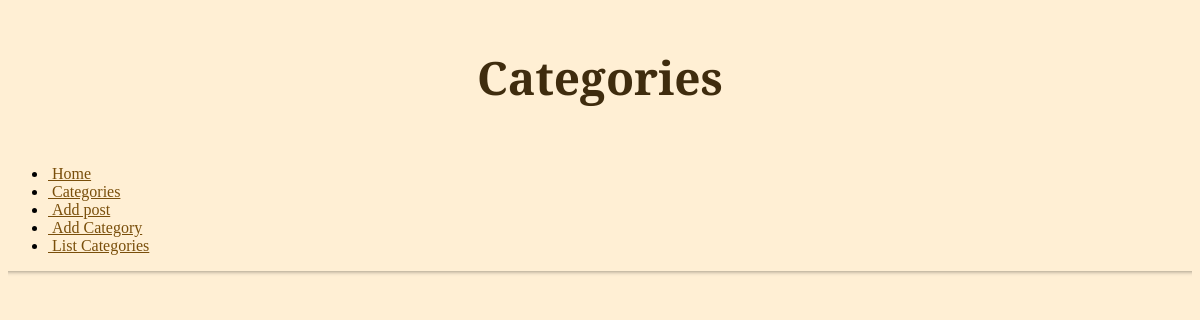
The page /category.php?id=11 on the database as committed earlier.
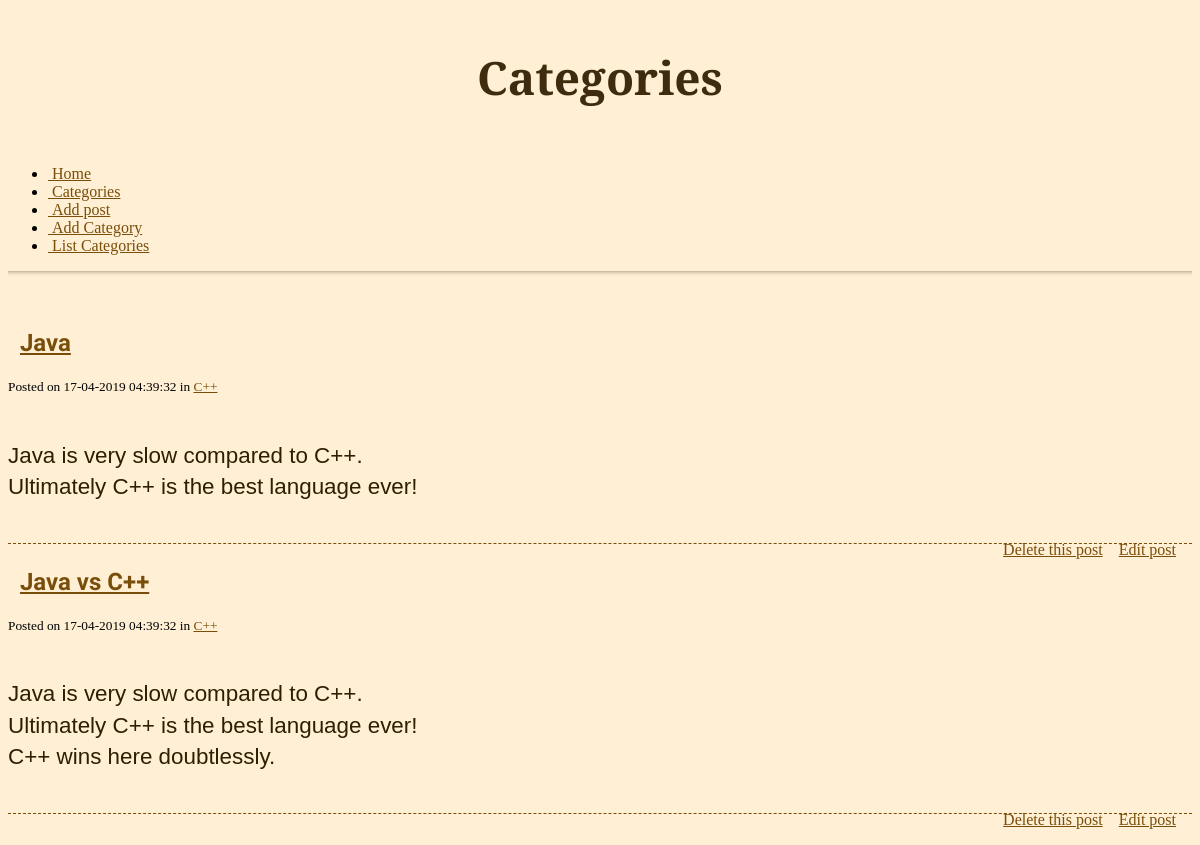
The same page on the database as committed later.
### tables this page shows
CREATE TABLE `posts` (
  `id` int(6) NOT NULL AUTO_INCREMENT,
  `cat_id` int(3) NOT NULL,
  `title` varchar(255) NOT NULL,
  `contents` text NOT NULL,
  `date_posted` datetime NOT NULL,
  PRIMARY KEY (`id`)
);

### resources/func/blog.php (called while the page is built, shortened)
<?php
function get_posts($id = null, $cat_id = null) {
	$conn = mysqli_connect('localhost', 'root', 'root','blog');
	$posts = array();
	$query = "SELECT posts.id AS post_id, categories.id AS category_id, title, contents, date_posted, categories.name FROM posts INNER JOIN categories ON categories.id = posts.cat_id ";
	if (isset($cat_id) ){
		$cat_id = (int) $cat_id;
		$query .= " WHERE `cat_id` = {$cat_id}";
	}
	$query .= " ORDER BY `posts` . `id` DESC";
	$resultSet = mysqli_query($conn,$query);
	while ($row = mysqli_fetch_assoc($resultSet) ) {
		$posts[] = $row;
	}
	return $posts;
}
function fun_get_category($id = null){
	$category = '';
	$conn = mysqli_connect('localhost', 'root', 'root', 'blog');
	$resultSet = mysqli_query($conn, " SELECT name FROM categories where `id` = ${id}");
	while ($row = mysqli_fetch_assoc($resultSet)) {
		$category .= $row['name'];
	}
	return $category;
}

### category.php (the view, shortened to what this page needs)
<?php
include_once('resources/init.php');
if(empty($_GET)){
	header('location: category_list.php');
}
else{
	$posts = get_posts(null, $_GET['id']);
	$cat = fun_get_category($_GET['id']);
}
?>
<!DOCTYPE html>
<html lang="en">
<head>
	<?php include "includes/_head.php" ?>
</head>
<body>
	<div class="container">
		<div class="row">
			<div class="span6 offset3">
				<h1>Categories</h1>
				<br>
				<?php include "includes/_nav.php" ?>
				<hr>
				<br>
				<?php
					foreach ( $posts as $post ) {
						if ( ! category_exists('name', $post ['name'] ) ){
							$post['name'] = 'Uncategorised';
						}
				?>
					<div class="post">
						<h2><i class="icon-quote-left">&nbsp;&nbsp;</i><a href="index.php?id=<?php echo $post['post_id']; ?>"><?php echo $post['title']; ?></a></h2>
						<small> Posted on <?php echo date('d-m-Y h:i:s', strtotime($posts[0]['date_posted'])); ?>
							in <a href="category.php?id=
							<?php echo $post['category_id']; ?>">
							<?php echo $cat; ?>
						</a>
						</small>
						<p class="post-content"><?php echo nl2br($post['contents']);?></p>
						<div class="post-functions">
							<ul>
								<li><a href="delete_post.php?id=<?php echo $post["post_id"]; ?>"> Delete this post</a></li>
								<li><a href="edit_post.php?id=<?php echo $post['post_id']; ?>"> Edit post</a></li>
							</ul>
						</div>
						<br />
					</div>
					<?php
				}
				?>
			</div>
		</div>
	</body>
	</html>

Rows that differ between the two databases and show on the page:
added posts: title "Java", date_posted "17-04-2019 04:39:32", contents "Java is very slow compared to C++. Ultimately C++ is the best language ever!"
added posts: title "Java vs C++", contents "Java is very slow compared to C++. Ultimately C++ is the best language ever! C++ wins here doubtlessly."
